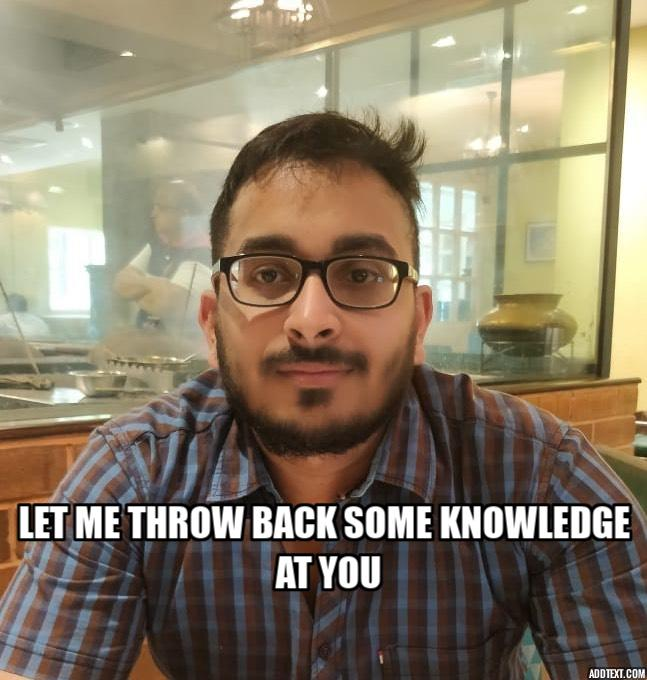
//> input picture assets/anish.jpg, 647 x 680 px
$ ./cartoonFilter   (built with g++ and OpenCV 4)
//> lines starting //> are read from the running program, lines starting //| are printed output that depends on the picture; after the words box and inside, x2 and y2 are one past the last pixel; in counts of white or black regions, pixels touching at a corner belong together
#include<opencv2/imgproc.hpp>
#include<opencv2/photo.hpp>
#include<opencv2/highgui.hpp>
#include<iostream>

using namespace cv;
using namespace std;

int main(){

    //Read input image
    Mat image = imread("../assets/anish.jpg");
//> image is the input picture: 680 rows x 647 cols, CV_8UC3; mean B, G, R 105, 125.9, 138.1

    //check if image exists
    if (image.empty()){
        cout<<"can not find image"<<endl;
        return 0;
    }

    //Convert to gray scale
    Mat grayImage;
    cvtColor(image, grayImage, COLOR_BGR2GRAY);
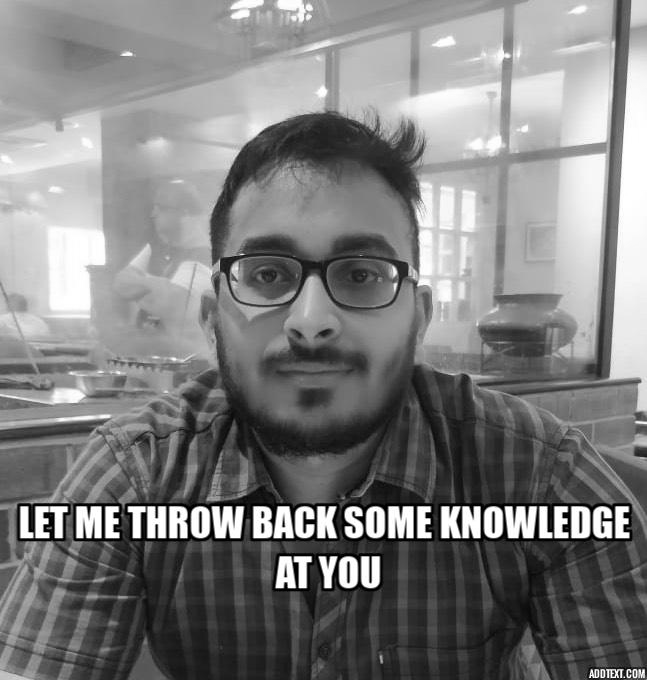
//> grayImage: 680 rows x 647 cols, CV_8UC1; min 0, max 255, mean 127.2

    //apply gaussian blur
    GaussianBlur(grayImage, grayImage, Size(3, 3), 0);

    //find edges
    Mat edgeImage;
    Laplacian(grayImage, edgeImage, -1, 5);
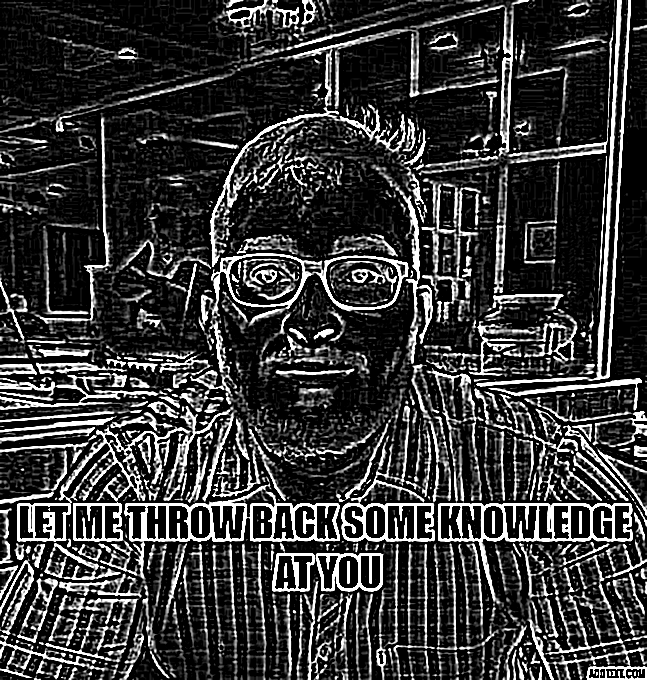
//> edgeImage: 680 rows x 647 cols, CV_8UC1; min 0, max 255, mean 55.4
    convertScaleAbs(edgeImage, edgeImage);

    //invert the image
    edgeImage = 255 - edgeImage;
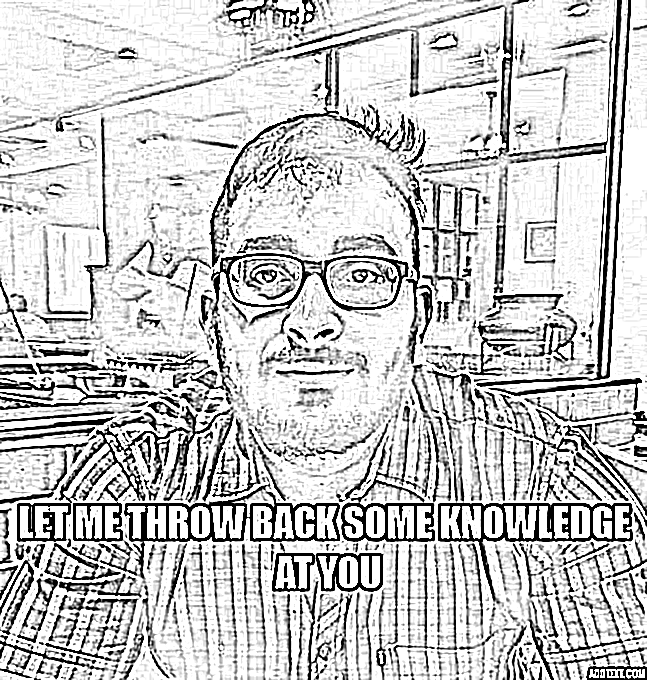
//> edgeImage: 680 rows x 647 cols, CV_8UC1; min 0, max 255, mean 199.6

    //apply thresholding
    threshold(edgeImage, edgeImage, 150, 255, THRESH_BINARY);
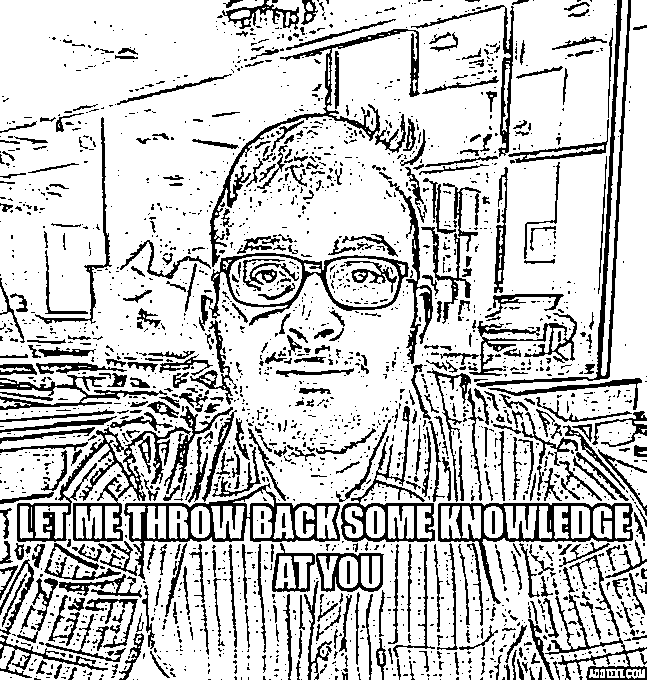
//> edgeImage: 680 rows x 647 cols, CV_8UC1; 78.9% white; 2334 black regions (1861 under 20 px), largest, box (x1, y1, x2, y2) and area: (17, 426, 191, 542) 4019, (124, 483, 340, 580) 3509, (476, 0, 631, 387) 3240

    //blur images heavily using edgePreservingFilter
    Mat edgePreservingImage;
    edgePreservingFilter(image, edgePreservingImage, 2, 50, 0.4);
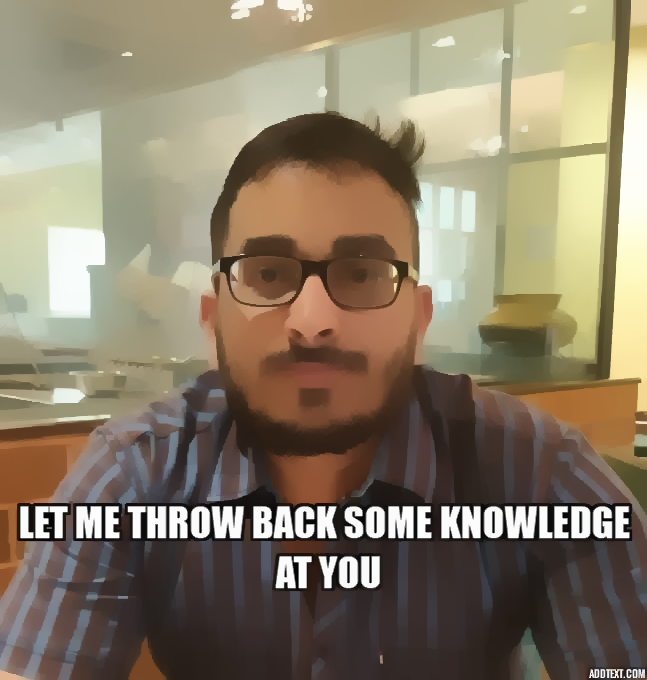
//> edgePreservingImage: 680 rows x 647 cols, CV_8UC3; mean B, G, R 104.8, 125.8, 138.2

    // Create a output Matrix
    Mat output;
    output = Scalar::all(0);

    // Combine the cartoon and edges
    cv::bitwise_and(edgePreservingImage, edgePreservingImage, output, edgeImage);
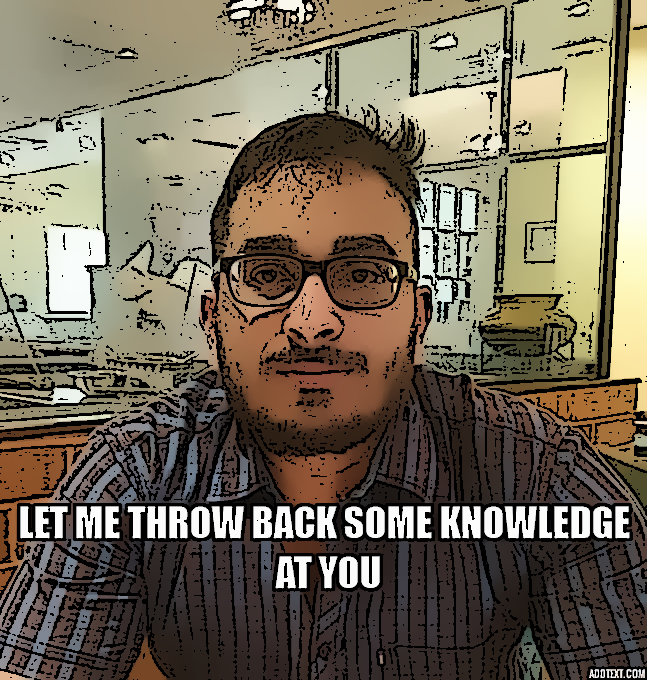
//> output: 680 rows x 647 cols, CV_8UC3; mean B, G, R 89.2, 106.8, 116.5

    //create windows to display images
    namedWindow("image", WINDOW_AUTOSIZE);
    namedWindow("cartoon", WINDOW_AUTOSIZE);

    //display images
    imshow("image", image);
    imshow("cartoon", output);

    //press Esc to exit the program
    waitKey(0);

    //close all the opened windows
    destroyAllWindows();

    return 0;
}
